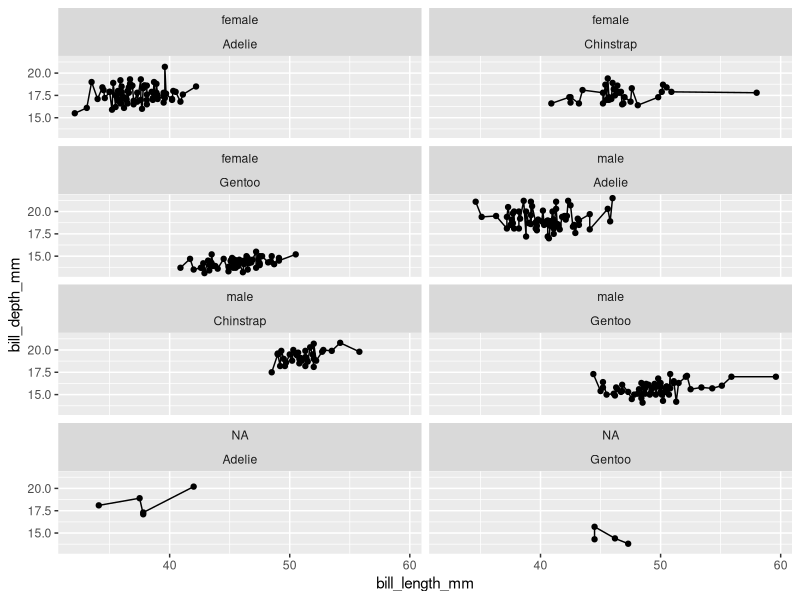

Write R code to recreate this figure.
## ---- chunk 1

library(palmerpenguins)
library(dplyr)
library(ggplot2)

penguins %>%
  ggplot(aes(x = bill_length_mm, y = bill_depth_mm)) +
  geom_point() +
  geom_line() +
  facet_wrap(sex ~ species, ncol = 2)

